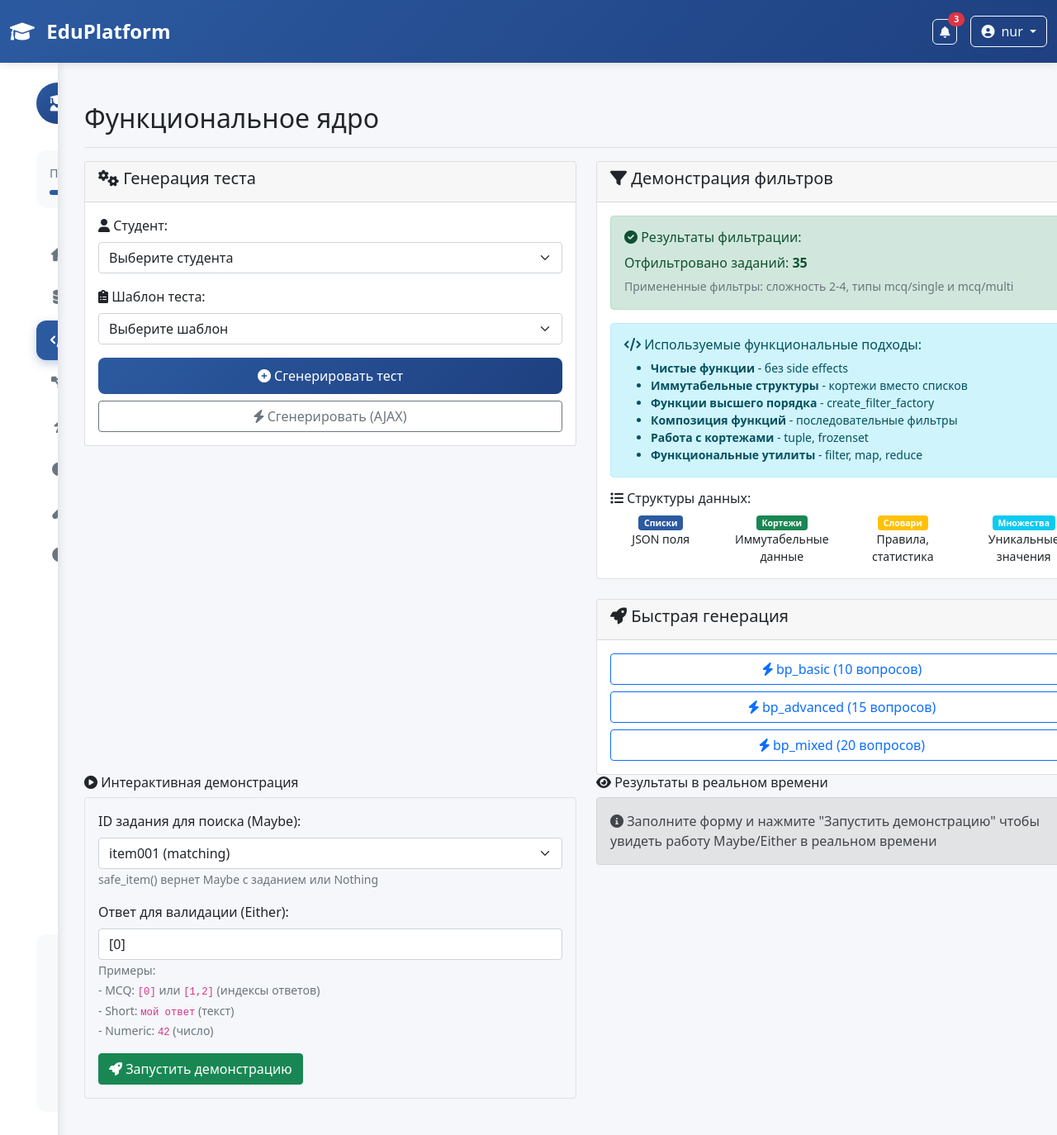
Screenshot of /functional/ (signed in) with the database file from the repository.
### apps/models.py (models this page shows, shortened)
class QuizBlueprint(models.Model):
    id = models.CharField(max_length=10, primary_key=True)
    lesson = models.ForeignKey(Lesson, on_delete=models.SET_NULL, null=True, blank=True, related_name="blueprints")
    rules = models.JSONField(default=dict)

class Item(models.Model):
    id = models.CharField(max_length=10, primary_key=True)
    TYPE_CHOICES = [
        ("mcq/single", "MCQ Single"),
        ("mcq/multi", "MCQ Multi"),
        ("short", "Short"),
        ("numeric", "Numeric"),
        ("ordering", "Ordering"),
        ("matching", "Matching"),
    ]
    lesson = models.ForeignKey(Lesson, on_delete=models.CASCADE, null=True, blank=True, related_name="items")
    type = models.CharField(max_length=32, choices=TYPE_CHOICES)
    stem = models.TextField()
    options = models.JSONField(default=list)
    answer = models.JSONField(default=list)
    tags = models.JSONField(default=list)
    difficulty = models.IntegerField()

### apps/views.py (the view, shortened to what this page needs)
# urls.py: path('functional/', views.functional_core, name='functional'),
def functional_core(request):
    courses, items, blueprints, users = load_immutable_data()
    student_users = [user for user in users if user.role == 'student']
    functional_patterns_demo = None
    demo_filters = {
        'difficulty_range': (2, 4),
        'types': ('mcq/single', 'mcq/multi')
    }
    filter_func = create_filter_factory(**demo_filters)
    filtered_items = apply_filters(items, filter_func)
    context = {
        'student_users': student_users,
        'blueprints': blueprints,
        'demo_items_count': len(filtered_items),
        'functional_patterns_demo': functional_patterns_demo,
        'all_items': items[:10],  # Показываем первые 10 для демонстрации
        'menu': 'functional'
    }
    return render(request, 'apps/functional.html', context)

### apps/templates/apps/functional.html (shortened to what this page needs)
{% extends 'apps/base.html' %}
{% block content %}
<div class="d-flex justify-content-between flex-wrap flex-md-nowrap align-items-center pt-3 pb-2 mb-3 border-bottom">
    <h1 class="h2">Функциональное ядро</h1>
</div>
<div class="row">
    <div class="col-md-6">
        <div class="card">
            <div class="card-header">
                <h5><i class="fas fa-cogs"></i> Генерация теста</h5>
            </div>
            <div class="card-body">
                <form method="post" id="quizForm">
                    <div class="mb-3">
                        <label class="form-label"><i class="fas fa-user"></i> Студент:</label>
                        <select name="user_id" class="form-select" required>
                            <option value="">Выберите студента</option>
                        </select>
                    </div>
                    <div class="mb-3">
                        <label class="form-label"><i class="fas fa-clipboard-list"></i> Шаблон теста:</label>
                        <select name="blueprint_id" class="form-select" required>
                            <option value="">Выберите шаблон</option>
                        </select>
                    </div>
                    <div class="d-grid gap-2">
                        <button type="submit" class="btn btn-primary">
                            <i class="fas fa-plus-circle"></i> Сгенерировать тест
                        </button>
                        <button type="button" class="btn btn-outline-secondary" id="ajaxGenerate">
                            <i class="fas fa-bolt"></i> Сгенерировать (AJAX)
                        </button>
                    </div>
                </form>
            </div>
        </div>
    </div>
    <div class="col-md-6">
        <div class="card">
            <div class="card-header">
                <h5><i class="fas fa-filter"></i> Демонстрация фильтров</h5>
            </div>
            <div class="card-body">
                <div class="alert alert-success">
                    <h6><i class="fas fa-check-circle"></i> Результаты фильтрации:</h6>
                    <p class="mb-1">Отфильтровано заданий: <strong>{{ demo_items_count }}</strong></p>
                    <small class="text-muted">
                        Примененные фильтры: сложность 2-4, типы mcq/single и mcq/multi
                    </small>
                </div>
                <div class="alert alert-info">
                    <h6><i class="fas fa-code"></i> Используемые функциональные подходы:</h6>
                    <ul class="mb-0 small">
                        <li><strong>Чистые функции</strong> - без side effects</li>
                        <li><strong>Иммутабельные структуры</strong> - кортежи вместо списков</li>
                        <li><strong>Функции высшего порядка</strong> - create_filter_factory</li>
                        <li><strong>Композиция функций</strong> - последовательные фильтры</li>
                        <li><strong>Работа с кортежами</strong> - tuple, frozenset</li>
                        <li><strong>Функциональные утилиты</strong> - filter, map, reduce</li>
                    </ul>
                </div>
                <div class="mt-3">
                    <h6><i class="fas fa-list"></i> Структуры данных:</h6>
                    <div class="row text-center small">
                        <div class="col-3">
                            <span class="badge bg-primary">Списки</span>
                            <div>JSON поля</div>
                        </div>
                        <div class="col-3">
                            <span class="badge bg-success">Кортежи</span>
                            <div>Иммутабельные данные</div>
                        </div>
                        <div class="col-3">
                            <span class="badge bg-warning">Словари</span>
                            <div>Правила, статистика</div>
                        </div>
                        <div class="col-3">
                            <span class="badge bg-info">Множества</span>
                            <div>Уникальные значения</div>
                        </div>
                    </div>
                </div>
            </div>
        </div>
        <div class="card mt-4">
            <div class="card-header">
                <h5><i class="fas fa-rocket"></i> Быстрая генерация</h5>
            </div>
            <div class="card-body">
                <div class="d-grid gap-2">
                    {% for bp in blueprints|slice:":3" %}
                    <button type="button" class="btn btn-outline-primary quick-generate"
                            data-user-id="{{ student_users.0.id }}" data-bp-id="{{ bp.id }}">
                        <i class="fas fa-bolt"></i> {{ bp.id }} ({{ bp.rules.count }} вопросов)
                    </button>
                    {% endfor %}
                </div>
            </div>
        </div>
    </div>
</div>
<div class="row mb-4">
    <div class="col-md-6">
        <h6><i class="fas fa-play-circle"></i> Интерактивная демонстрация</h6>
        <form method="post" class="border p-3 rounded">
            <div class="mb-3">
                <label class="form-label">ID задания для поиска (Maybe):</label>
                <select name="item_id" class="form-select">
                    {% for item in all_items %}
                    <option value="{{ item.id }}">{{ item.id }} ({{ item.type }})</option>
                    {% endfor %}
                </select>
                <small class="text-muted">safe_item() вернет Maybe с заданием или Nothing</small>
            </div>
            <div class="mb-3">
                <label class="form-label">Ответ для валидации (Either):</label>
                <input type="text" name="answer_payload" class="form-control"
                       value="[0]" placeholder="Для MCQ: [0] или [1,2], для short: текст">
                <small class="text-muted">
                    Примеры: <br>
                    - MCQ: <code>[0]</code> или <code>[1,2]</code> (индексы ответов)<br>
                    - Short: <code>мой ответ</code> (текст)<br>
                    - Numeric: <code>42</code> (число)
                </small>
            </div>
            <button type="submit" class="btn btn-success">
                <i class="fas fa-rocket"></i> Запустить демонстрацию
            </button>
        </form>
    </div>
    <div class="col-md-6">
        <h6><i class="fas fa-eye"></i> Результаты в реальном времени</h6>
        {% if functional_patterns_demo %}
        <div class="alert alert-info">
            <h6>Maybe демонстрация:</h6>
            <strong>Поиск задания: {{ functional_patterns_demo.item_id }}</strong><br>
            Результат: <code>{{ functional_patterns_demo.maybe_result }}</code><br>
            {% if functional_patterns_demo.maybe_result.is_just %}
                <span class="badge bg-success">Just - задание найдено!</span><br>
                Тип: {{ functional_patterns_demo.selected_item.type }}<br>
                Сложность: {{ functional_patterns_demo.selected_item.difficulty }}<br>
                Варианты: {{ functional_patterns_demo.selected_item.options|join:", " }}
            {% else %}
                <span class="badge bg-danger">Nothing - задание не найдено!</span>
            {% endif %}
        </div>
        {% if functional_patterns_demo.validation_result %}
        <div class="alert alert-warning">
            <h6>Either демонстрация:</h6>
            <strong>Валидация ответа: "{{ functional_patterns_demo.user_answer }}"</strong><br>
            Результат: <code>{{ functional_patterns_demo.validation_result }}</code><br>
            {% if functional_patterns_demo.validation_result.is_right %}
                <span class="badge bg-success">Right - ответ валиден!</span><br>
                Оценка: <strong>{{ functional_patterns_demo.grading_result.get_or_else }}</strong> баллов
            {% else %}
                <span class="badge bg-danger">Left - ошибка валидации!</span><br>
                Ошибка: {{ functional_patterns_demo.validation_result.get_or_else }}
            {% endif %}
        </div>
        {% endif %}
        {% else %}
        <div class="alert alert-secondary">
            <i class="fas fa-info-circle"></i> Заполните форму и нажмите "Запустить демонстрацию" чтобы увидеть работу Maybe/Either в реальном времени
        </div>
        {% endif %}
    </div>
</div>
{% endblock %}

### apps/templates/apps/base.html (shortened to what this page needs)
<!DOCTYPE html>
<html lang="ru">
<head>
    <link href="https://cdn.jsdelivr.net/npm/bootstrap@5.1.3/dist/css/bootstrap.min.css" rel="stylesheet">
    <link href="https://cdnjs.cloudflare.com/ajax/libs/font-awesome/6.0.0/css/all.min.css" rel="stylesheet">
    <link rel="stylesheet" href="/static/css/base-css.css">
</head>
<body>
    <nav class="navbar navbar-expand-lg navbar-dark bg-primary">
        <div class="container-fluid">
            <a class="navbar-brand" href="{% url 'apps:overview' %}">
                <i class="fas fa-graduation-cap me-2"></i>
                EduPlatform
            </a>
            <div class="d-flex align-items-center">
                <div class="dropdown me-3">
                    <button class="btn btn-outline-light btn-sm position-relative" type="button"
                            data-bs-toggle="dropdown">
                        <i class="fas fa-bell"></i>
                        <span class="position-absolute top-0 start-100 translate-middle badge rounded-pill bg-danger">
                            3
                        </span>
                    </button>
                </div>
                {% if user.is_authenticated %}
                    <div class="dropdown" id="userDropdown">
                        <button class="btn btn-outline-light dropdown-toggle" type="button" data-bs-toggle="dropdown">
                            <i class="fas fa-user-circle me-2"></i>{{ user.username }}
                        </button>
                    </div>
                {% else %}
                    <a href="{% url 'apps:login' %}" class="btn btn-outline-light me-2">Вход</a>
                    <a href="{% url 'apps:register' %}" class="btn btn-light">Регистрация</a>
                {% endif %}
            </div>
        </div>
    </nav>
    <div class="container-fluid">
        <div class="row">
            <nav class="sidebar" id="sidebar">
                <div class="sidebar-content">
                    <div class="sidebar-header">
                        <div class="user-info">
                            <div class="user-avatar">
                                <i class="fas fa-user-graduate"></i>
                            </div>
                        </div>
                    </div>
                    <div class="progress-section">
                        <div class="progress-info">
                            <span class="progress-label">Прогресс обучения</span>
                        </div>
                        <div class="progress">
                            <div class="progress-bar" style="width: 65%"></div>
                        </div>
                    </div>
                    <div class="sidebar-nav">
                        <a class="nav-item {% if menu == 'overview' %}active{% endif %}"
                           href="{% url 'apps:overview' %}">
                            <div class="nav-icon">
                                <i class="fas fa-home"></i>
                            </div>
                        </a>
                        <a class="nav-item {% if menu == 'data' %}active{% endif %}"
                           href="{% url 'apps:data' %}">
                            <div class="nav-icon">
                                <i class="fas fa-database"></i>
                            </div>
                        </a>
                        <a class="nav-item {% if menu == 'functional' %}active{% endif %}"
                           href="{% url 'apps:functional' %}">
                            <div class="nav-icon">
                                <i class="fas fa-code"></i>
                            </div>
                        </a>
                        <a class="nav-item {% if menu == 'pipelines' %}active{% endif %}"
                           href="{% url 'apps:pipelines' %}">
                            <div class="nav-icon">
                                <i class="fas fa-project-diagram"></i>
                            </div>
                        </a>
                        <a class="nav-item" href="#">
                            <div class="nav-icon">
                                <i class="fas fa-bolt"></i>
                            </div>
                        </a>
                        <a class="nav-item {% if menu == 'reports' %}active{% endif %}"
                           href="{% url 'apps:reports' %}">
                            <div class="nav-icon">
                                <i class="fas fa-chart-pie"></i>
                            </div>
                        </a>
                        <a class="nav-item" href="#">
                            <div class="nav-icon">
                                <i class="fas fa-vial"></i>
                            </div>
                        </a>
                        <a class="nav-item" href="#">
                            <div class="nav-icon">
                                <i class="fas fa-info-circle"></i>
                            </div>
                        </a>
                    </div>
                    <div class="sidebar-stats">
                        <h6 class="stats-title">Быстрая статистика</h6>
                        <div class="stats-grid">
                            <div class="stat-item">
                                <div class="stat-number">12</div>
                                <div class="stat-label">Курсов</div>
                            </div>
                            <div class="stat-item">
                                <div class="stat-number">8</div>
                                <div class="stat-label">Тестов</div>
                            </div>
                        </div>
                    </div>
                </div>
            </nav>
            <main class="main-content" id="mainContent">
                <div class="content-wrapper">
                    {% block content %}{% endblock %}
                </div>
            </main>
        </div>
    </div>
</body>
</html>

### rows the page displays
QuizBlueprint: id "bp_basic"
QuizBlueprint: id "bp_advanced"
QuizBlueprint: id "bp_mixed"
Item: item_id "item001 (matching)"

### other values shown
{{ user.username }} "nur"
{{ demo_items_count }} "35"
{{ bp.rules.count }} "10" "15" "20"
